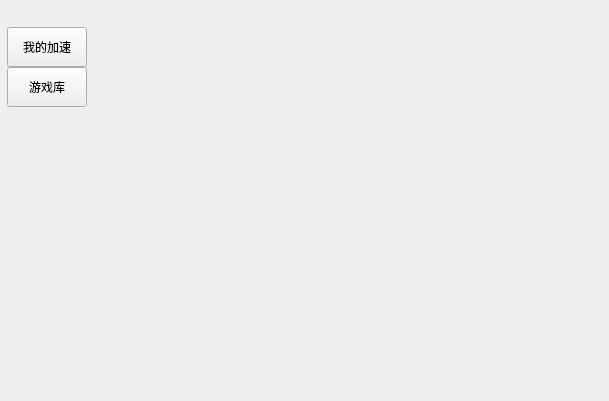
<?xml version="1.0" encoding="UTF-8"?>
<ui version="4.0">
 <class>AICenter_PCClass</class>
 <widget class="QMainWindow" name="AICenter_PCClass">
  <property name="geometry">
   <rect>
    <x>0</x>
    <y>0</y>
    <width>609</width>
    <height>401</height>
   </rect>
  </property>
  <property name="windowTitle">
   <string>AICenter_PC</string>
  </property>
  <widget class="QWidget" name="centralWidget">
   <layout class="QVBoxLayout" name="verticalLayout_4">
    <property name="spacing">
     <number>6</number>
    </property>
    <property name="leftMargin">
     <number>7</number>
    </property>
    <property name="topMargin">
     <number>7</number>
    </property>
    <property name="rightMargin">
     <number>7</number>
    </property>
    <property name="bottomMargin">
     <number>7</number>
    </property>
    <item>
     <widget class="QWidget" name="MainWidget" native="true">
      <layout class="QVBoxLayout" name="verticalLayout_3">
       <property name="spacing">
        <number>20</number>
       </property>
       <property name="leftMargin">
        <number>0</number>
       </property>
       <property name="topMargin">
        <number>0</number>
       </property>
       <property name="rightMargin">
        <number>0</number>
       </property>
       <property name="bottomMargin">
        <number>0</number>
       </property>
       <item>
        <widget class="QWidget" name="TopWidget" native="true">
         <layout class="QVBoxLayout" name="verticalLayout_2">
          <property name="spacing">
           <number>0</number>
          </property>
          <property name="leftMargin">
           <number>0</number>
          </property>
          <property name="topMargin">
           <number>0</number>
          </property>
          <property name="rightMargin">
           <number>0</number>
          </property>
          <property name="bottomMargin">
           <number>0</number>
          </property>
          <item>
           <widget class="TitleBar" name="TitleWidget" native="true"/>
          </item>
         </layout>
        </widget>
       </item>
       <item>
        <layout class="QHBoxLayout" name="horizontalLayout">
         <property name="spacing">
          <number>0</number>
         </property>
         <property name="leftMargin">
          <number>0</number>
         </property>
         <property name="topMargin">
          <number>0</number>
         </property>
         <property name="rightMargin">
          <number>0</number>
         </property>
         <property name="bottomMargin">
          <number>0</number>
         </property>
         <item>
          <layout class="QVBoxLayout" name="verticalLayout">
           <property name="spacing">
            <number>0</number>
           </property>
           <property name="leftMargin">
            <number>0</number>
           </property>
           <property name="topMargin">
            <number>0</number>
           </property>
           <property name="rightMargin">
            <number>0</number>
           </property>
           <property name="bottomMargin">
            <number>0</number>
           </property>
           <item>
            <widget class="QPushButton" name="ChooseSpeed">
             <property name="minimumSize">
              <size>
               <width>0</width>
               <height>40</height>
              </size>
             </property>
             <property name="text">
              <string>我的加速</string>
             </property>
             <property name="flat">
              <bool>false</bool>
             </property>
            </widget>
           </item>
           <item>
            <widget class="QPushButton" name="ChooseGame">
             <property name="minimumSize">
              <size>
               <width>0</width>
               <height>40</height>
              </size>
             </property>
             <property name="text">
              <string>游戏库</string>
             </property>
            </widget>
           </item>
           <item>
            <spacer name="verticalSpacer">
             <property name="orientation">
              <enum>Qt::Vertical</enum>
             </property>
             <property name="sizeHint" stdset="0">
              <size>
               <width>20</width>
               <height>40</height>
              </size>
             </property>
            </spacer>
           </item>
          </layout>
         </item>
         <item>
          <widget class="QStackedWidget" name="stackedWidget">
           <property name="currentIndex">
            <number>0</number>
           </property>
           <widget class="MySpeed" name="page_3"/>
           <widget class="GameList" name="page_4"/>
          </widget>
         </item>
        </layout>
       </item>
      </layout>
     </widget>
    </item>
   </layout>
  </widget>
 </widget>
 <layoutdefault spacing="6" margin="11"/>
 <customwidgets>
  <customwidget>
   <class>TitleBar</class>
   <extends>QWidget</extends>
   <header location="global">TitleBar.h</header>
   <container>1</container>
  </customwidget>
  <customwidget>
   <class>MySpeed</class>
   <extends>QWidget</extends>
   <header>MySpeed.h</header>
   <container>1</container>
  </customwidget>
  <customwidget>
   <class>GameList</class>
   <extends>QWidget</extends>
   <header>GameList.h</header>
   <container>1</container>
  </customwidget>
 </customwidgets>
 <resources>
  <include location="AICenter_PC.qrc"/>
 </resources>
 <connections/>
</ui>
